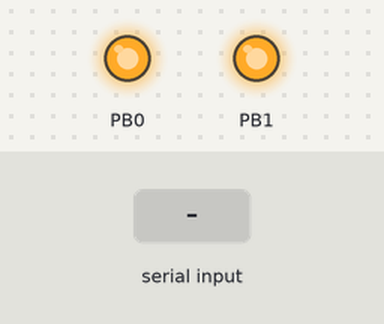
This program was run on a simulated ATmega328P, built with avr-gcc and emulated at 16 MHz. On the bench: output pins drawn as LEDs (lit = HIGH). Dashed ring = blinking. The inputs (shaded band) are chosen by the test bench. EEPROM starts erased; what the program prints to the serial monitor is not drawn.

Above: at 1.2 s.
1.3 s: "1\n" received over Serial
At 1.7 s:
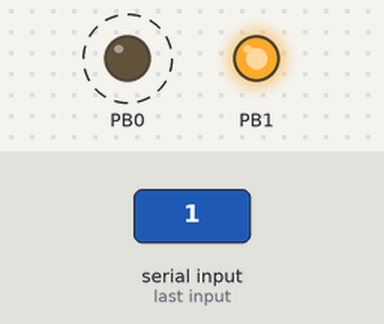
Timing chart, 0 to 4.3 s (numbered marks = the images above; inputs shaded):
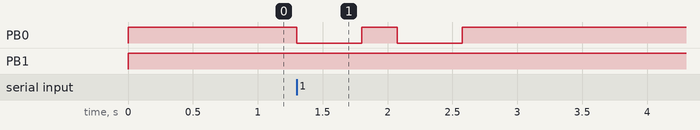

Measured:
- after the input at 1.3 s, PB0: alternates HIGH for 0.28 s and LOW for 0.50 s, 4 changes in all, then stays HIGH, starting at once

The program:

uart_login.c
```c
/*
 * uart_login.c
 *
 * Created: 8/27/2015 7:31:59 PM
 *  Author: DipTi
 */


#include <avr/io.h>
#include "stdio.h"
#include "lib/uart.h"
#include "lib/led.h"
#include "avr/eeprom.h"

extern char rx_byte;
extern volatile bool is_rx_done;


#define DEFPW  'a'
#define USERPW_ADDRESS	23

int main(void) {

	uint8_t count=0,x=15;
	uint8_t readbyte;


	unsigned char s[15]="\r\npassword:\0";
	uart_init(MYUBRR);
	port_init();
	eeprom_write_byte ((uint8_t*) USERPW_ADDRESS, DEFPW);
	readbyte = eeprom_read_byte((uint8_t*)USERPW_ADDRESS);

	while(1){


		while( s[count] != '\0' ){

			send_to_debug(s[count]);
			_delay_ms(25);
			count++;
		}
		count=0;

		while(is_rx_done != true);


		is_rx_done = false;


		if(rx_byte == readbyte){

			authorised(x);
		}
		else
			access_denied(x);

// 		switch(rx_byte){
//
// 			case readbyte:
// 				authorised(x);
// 				break;
//
// 			default:
// 				access_denied(x);
// 				break;
//
// 			}
	}
}
```

led.c
```c
/*
 * led.c
 *
 * Created: 8/27/2015 7:34:50 PM
 *  Author: DipTi
 */
#include "led.h"

void port_init(){

	DDRB =0x03;
	PORTB |=(1<<PORTB0)|(1<<PORTB1);
}

void access_denied(uint8_t count){

		PORTB &= ~(1<<PORTB0);
		_delay_ms(500);
		PORTB |= (1<<PORTB0);

}

void authorised(uint8_t count){

		PORTB &= ~(1<<PORTB1);
		_delay_ms(500);
		PORTB |= (1<<PORTB1);
}
```

led.h
```c
/*
 * led.h
 *
 * Created: 8/27/2015 7:35:03 PM
 *  Author: DipTi
 */


#ifndef LED_H_
#define LED_H_

#include "avr/io.h"
#include "util/delay.h"
#include "avr/interrupt.h"

void port_init();
void access_denied(uint8_t count);
void authorised(uint8_t count);


#endif /* LED_H_ */
```

uart.c
```c
/*
 * uart.c
 *
 * Created: 8/27/2015 7:34:07 PM
 *  Author: DipTi
 */

#include "uart.h"
#include "led.h"

char rx_byte;
volatile bool is_rx_done= false;

void uart_init(int UBRR){
	cli();
	UBRR0H = (unsigned char)(UBRR>>8);
	UBRR0L = (unsigned char)UBRR;
	UCSR0B=(0<<RXCIE0)|(0<<TXCIE0);
	//enable tx and rx of uart 0.
	UCSR0B=(1<<TXEN0)|(1<<RXEN0)|(1<<RXCIE0);
	//enable interrupts
	sei();
}

State uart_tx(char tx){

	if( UCSR0A & (1<<UDRE0)){
		UDR0 =tx;
		return success;
	}
	else
		return fail;

}

// State uart_rx(char *rx){ // we are usng interrupt not polling
//
// 	if(UCSR0A & (1<<RXC0)){
// 		rx = UDR0;
// 		return success;
// 	}
// 	else
// 		return fail;
// }


void send_to_debug(char c){
	while( uart_tx(c) != success);
}


void vRcvCharFromUART(char rxByte){

	switch(rxByte){

		case DELIM1:	/* 0x0D */
		case DELIM2:	/* \n */
			break;

		default:	/* Anything except Delim1 and Delim2 */
			break;
	}
}

ISR (USART_RX_vect){

	if((UCSR0A) & (1<<RXC0)){

		rx_byte=UDR0;
		is_rx_done= true;
	}
}
```

uart.h
```c
/*
 * uart.h
 *
 * Created: 8/27/2015 7:34:32 PM
 *  Author: DipTi
 */


#ifndef UART_H_
#define UART_H_

#include "util/delay.h"
#include "avr/io.h"
#include "string.h"
#include "stdbool.h"
#include "avr/interrupt.h"

#define DELIM1	0x0D // enter
#define DELIM2	'\n' // new line

typedef enum  {success=1,fail=0} State;

#define FOSC 16000000 // Clock Speed
#define BAUD 9600
#define MYUBRR FOSC/16/BAUD-1


State uart_tx(char tx);
State uart_rx(char *rx);
void uart_init(int UBRR);
void send_to_debug(char c);
void vRcvCharFromUART(char rxByte);

#endif /* UART_H_ */
```
